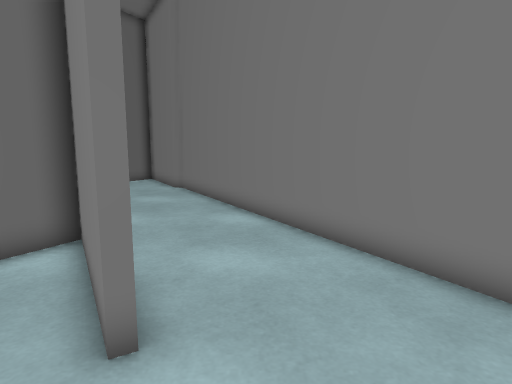
View 1 (above)

18 first-person views from a walk through a scene from a Unity 3-D project. The camera is 1.2 m above the floor, tilts 8° down and sees 75° across. The floor is counted in squares, 0.5 m on a side. Each view is taken from the middle of a square. On the plan, view 1 faces up. The plan holds only what a view shows up to about 20 squares ahead; the rest is blank. The place goes on beyond the plan. The player character is not drawn.

View 2
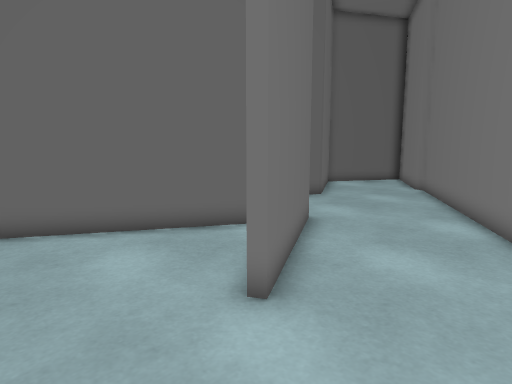

View 3
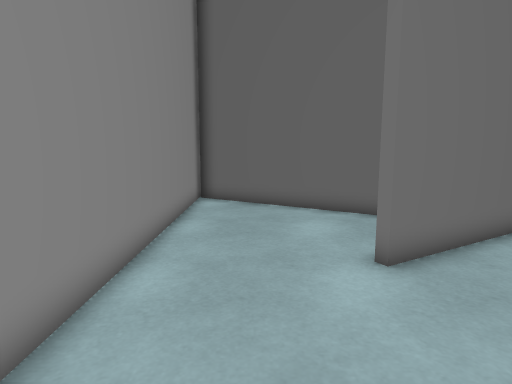

View 4
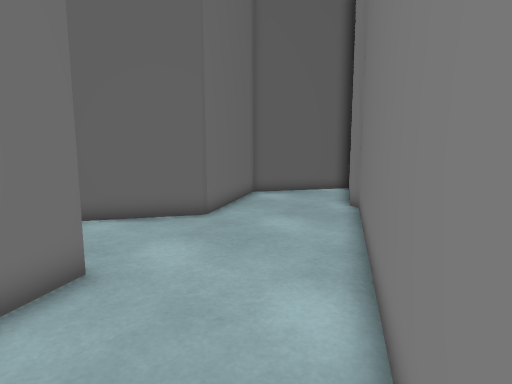

View 5
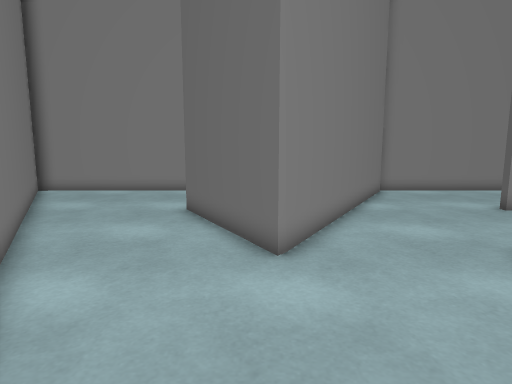

View 6
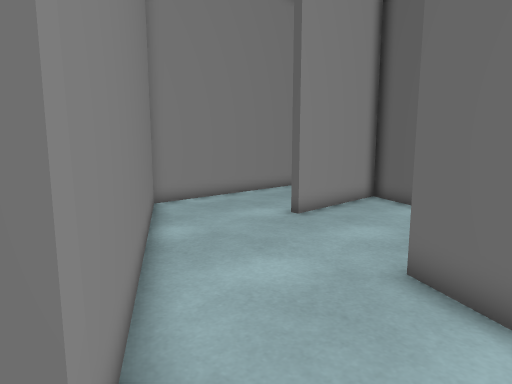

View 7
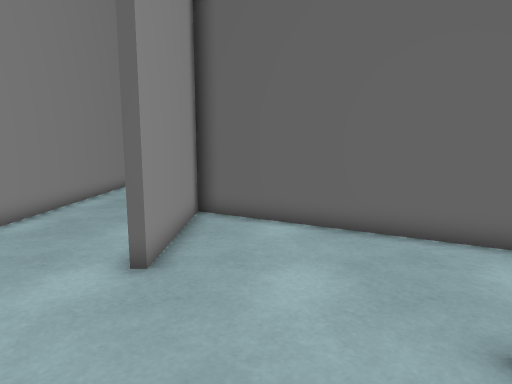

View 8
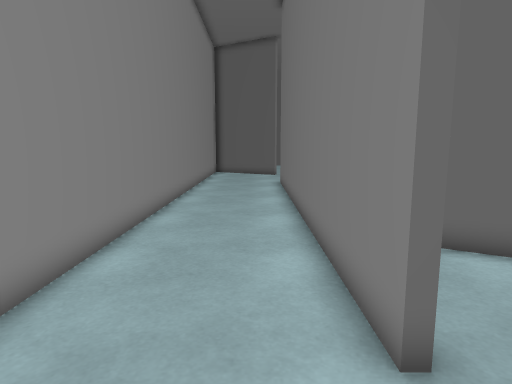

View 9
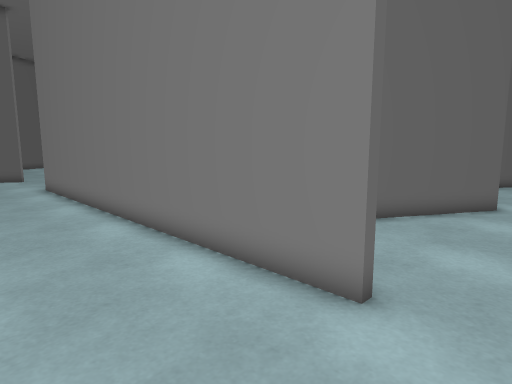

View 10
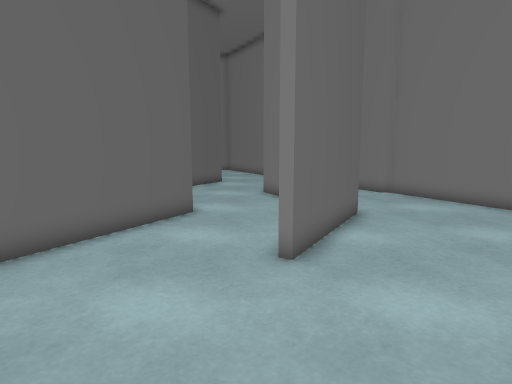

View 11
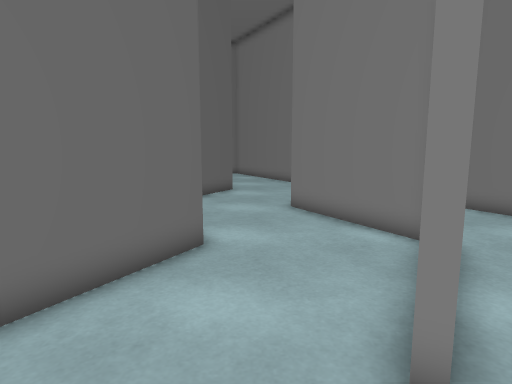

View 12
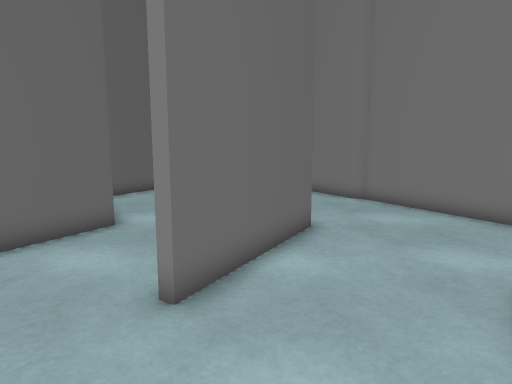

View 13
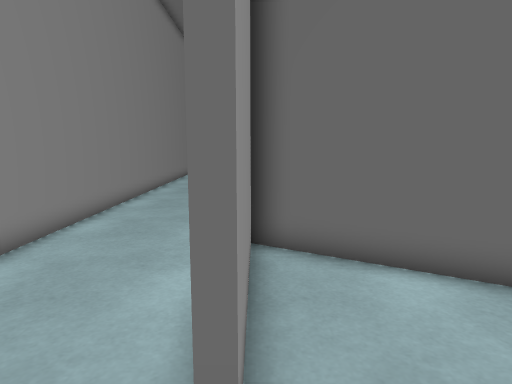

View 14
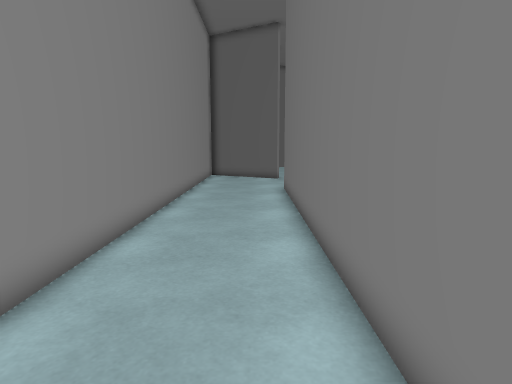

View 15
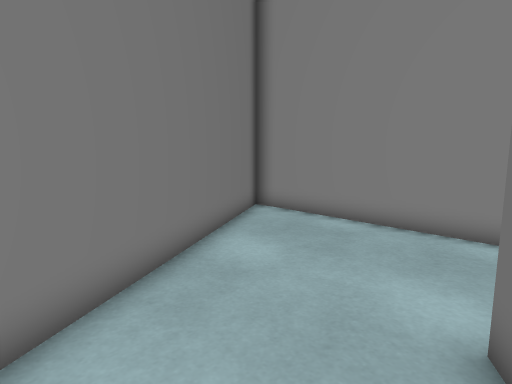

View 16
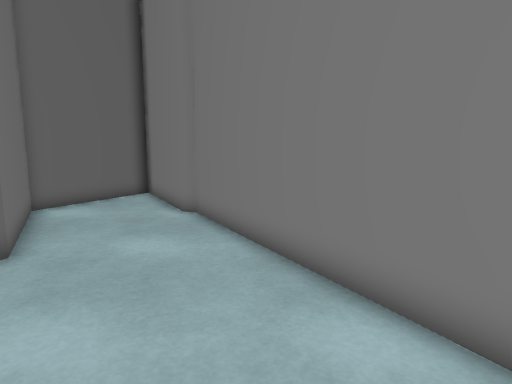

View 17
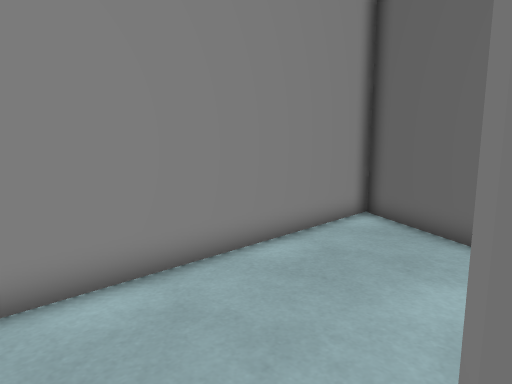

View 18
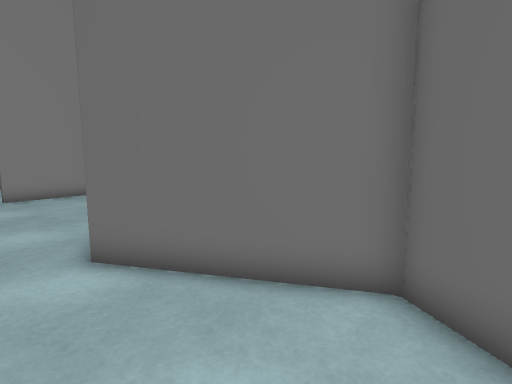

### Floor plan
Points are (right, up) in squares from view 1. A wall is a line through its corners. A room is listed if a view was taken in it or the views show most of it. See-through windows are left out.
Room 1 (views 1, 2, 3, 4, 15, 16, 17)
walls: (-1.6, 3.5) (-4.4, 8.4) (-10.2, -1.6); (-4.5, 9) (-1.4, 3.6); (6.5, -1.6) (7.6, -1.5) (-0.2, 11.9); (-10.1, -1.6) (6.6, -1.6)
ways out: opening at (-2, 10) to room 2
Room 2 (views 5, 6)
walls: (-0.2, 11.9) (-4.2, 18.8) (-4.7, 19) (-6.1, 21.5); (-8.9, 21.5) (-10.3, 19.1) (-7.3, 13.8) (-9.4, 10.3)
ways out: opening at (-2, 10) to room 1; opening at (-7, 9) to room 3
Room 3 (views 7, 8, 9, 10, 11, 12, 13, 14)
walls: (-13.2, 3.5) (-31.6, 3.6); (-10.6, -1.4) (-4.5, 9); (-14.3, 12.2) (-19, 3.9) (-13.2, 3.9); (-9.4, 10.3) (-10.2, 8.8) (-10.6, 9); (-32.5, -1.6) (-10.1, -1.6)
ways out: opening at (-7, 9) to room 2; opening at (-11.5, 10.8) to room 5
Room 4 (view 18)
walls: (-10.1, 18) (-10.6, 18.9); (-14.8, 21.6) (-16.2, 19) (-14.4, 15.8)
ways out: opening at (-12, 16.7) to room 5
Room 5 (no view inside)
walls: (-7.8, 14.2) (-10.1, 18); (-14.4, 15.8) (-13.3, 13.9) (-14.3, 12.2)
ways out: opening at (-11.5, 10.8) to room 3; opening at (-12, 16.7) to room 4

Positions as (right, up) in squares from view 1, and headings:
1: (0, 0), facing up
2: (2, 0), facing up-left
3: (5, 1), facing left
4: (2, 7), facing up-left
5: (-4, 16), facing down
6: (-4, 11), facing down-left
7: (-7, 6), facing left
8: (-10, 2), facing left
9: (-11, -1), facing up-left
10: (-11, 2), facing up
11: (-12, 6), facing up
12: (-9, 4), facing up
13: (-11, 4), facing left
14: (-13, 2), facing left
15: (-2, 8), facing down-right
16: (-2, 7), facing up
17: (1, 4), facing down-left
18: (-11, 21), facing down-left
